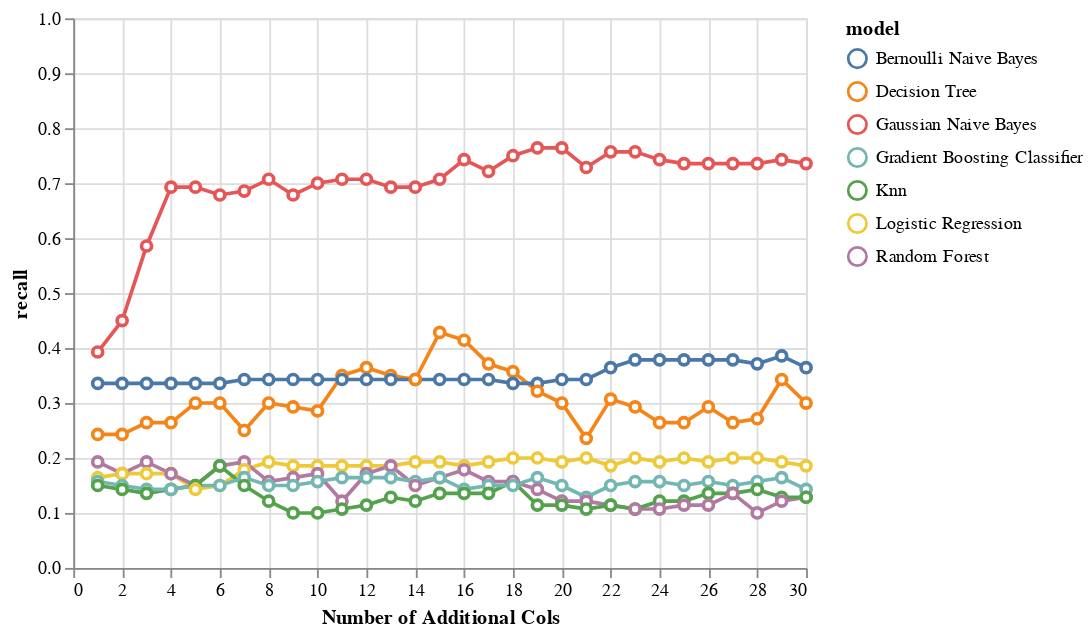

Here is the notebook cell this chart was saved with:
### Markdown cell above
The chart below shows the incremental value of adding new features when looking at recall of the positive class only. This tells a slightly different story where there is a lot of improvement to the recall as we keep adding features. We notice the precision declines slightly, but ultimately we believe the gain of recall merits keeping the majority of the additional features identified.

### Code cell
perf_subset = perf_by_additional_n_cols_matrix_v1[
    (perf_by_additional_n_cols_matrix_v1['grouping'] == "Depressed (Yes)") &
    (perf_by_additional_n_cols_matrix_v1['additional_col_method'] == "corr_to_mdd_subset_data_v2")
]


alt.Chart(perf_subset).mark_line(
       point={
         "filled": False,
         "fill": "white"
       }
).encode(
    x = alt.X('addl_cols', title="Number of Additional Cols"),
    y = alt.Y('recall', scale=alt.Scale(domain=[0, 1])),
    color = 'model'
)

### Figure 1 — Vega-Lite specification as saved in the notebook (floating-point values rounded to 4 significant figures; data arrays with more than 128 entries replaced by an {"elided": "..."} marker saying what was removed)
{"config": {"view": {"continuousWidth": 400, "continuousHeight": 300}}, "data": {"name": "data-cb306db9454c8a28e2baeb7b27c93557"}, "mark": {"type": "line", "point": {"filled": false, "fill": "white"}}, "encoding": {"color": {"field": "model", "type": "nominal"}, "x": {"field": "addl_cols", "title": "Number of Additional Cols", "type": "quantitative"}, "y": {"field": "recall", "scale": {"domain": [0, 1]}, "type": "quantitative"}}, "$schema": "https://vega.github.io/schema/vega-lite/v4.17.0.json", "datasets": {"data-cb306db9454c8a28e2baeb7b27c93557": {"elided": "210 records"}}}
